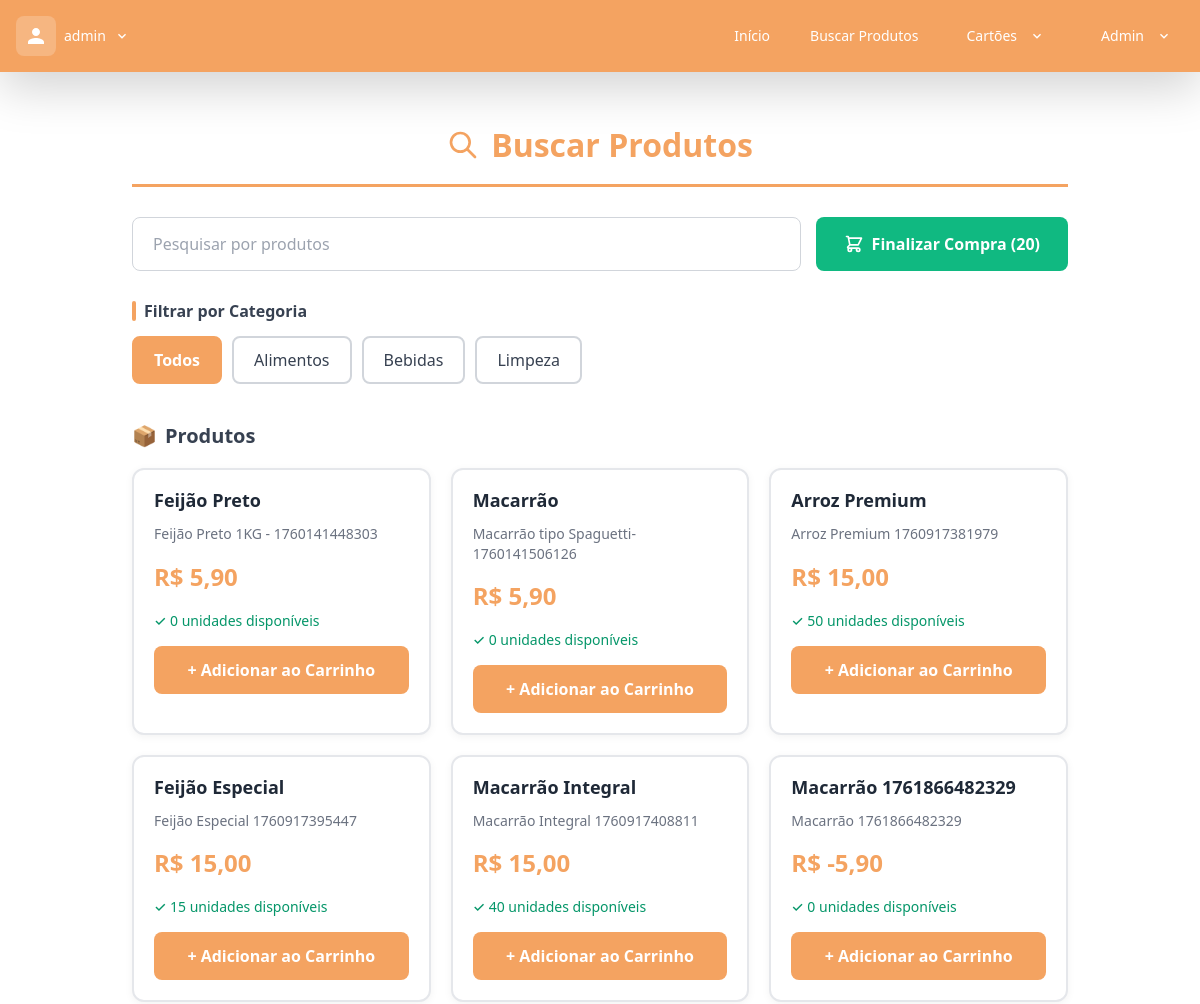
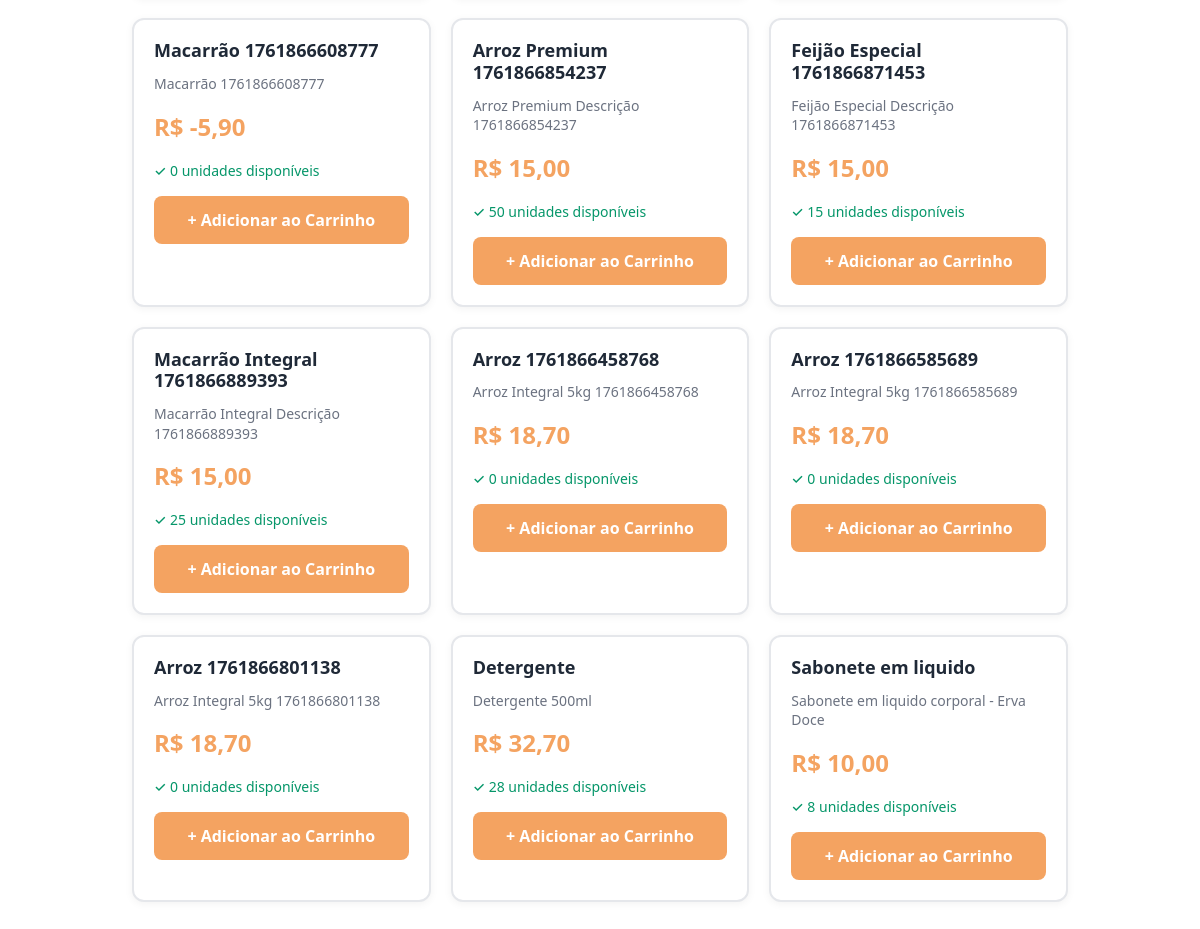
The page /busca/ (signed in) on the database its author committed (2 pictures, top to bottom).
### mercadocesar/models.py (models this page shows, shortened)
class Produto(models.Model):
	nome = models.CharField(max_length=30, unique=True)
	codigo = models.CharField(max_length=30, unique=True)
	descricao = models.CharField(max_length=200, default="", unique=True)
	categoria = models.CharField(max_length=50)
	preco_custo = models.DecimalField(
		max_digits=10,
		decimal_places=2,
		validators=[MinValueValidator(0)]
	)
	preco = models.DecimalField(
		max_digits=10,
		decimal_places=2,
		validators=[MinValueValidator(0)]
	)
	unidade_medida = models.CharField(max_length=20)
	class Meta:
		constraints = [
			CheckConstraint(check=~Q(codigo=""), name='codigo_nao_vazio'),
   			CheckConstraint(check=~Q(descricao=""), name='descricao_nao_vazia'),
			CheckConstraint(check=~Q(categoria=""), name='categoria_nao_vazia'),
			CheckConstraint(check=~Q(unidade_medida=""), name='unidade_medida_nao_vazia'),
		]
	def estoque_total(self):
		from django.db.models import Sum
		total = self.estoque_set.aggregate(Sum('quantidade'))['quantidade__sum']
		return total if total is not None else 0

### mercadocesar/views.py (the view, shortened to what this page needs)
# urls.py: path('busca/', buscar_itens, name= 'busca'),
@login_required
def buscar_itens(request):
    todos_produtos = Produto.objects.all().order_by('categoria', 'id')
    produtos_destaque = []
    categoria_vistas = set()
    for produto in todos_produtos:
        if produto.categoria not in categoria_vistas:
            produtos_destaque.append(produto)
            categoria_vistas.add(produto.categoria)
    carrinho = obter_carrinho_ativo(request.user)
    total_itens = sum(item.quantidade for item in carrinho.itens.all()) if carrinho else 0
    contexto = {
        'todos_produtos': todos_produtos,
        'produtos_destaque': produtos_destaque,
        'carrinho': carrinho,
        'total_itens': total_itens
    }
    return render(request, 'buscar_itens.html', contexto)

### mercadocesar/views.py (called while the page is built)
def obter_carrinho_ativo(usuario):
    return Carrinho.objects.filter(usuario=usuario, ativo=True).first()

### mercadocesar/templates/buscar_itens.html (shortened to what this page needs)
{% extends "base.html" %}
{% load static %}
{% block content %}
    <div style="max-width: 1200px; margin: 0 auto; padding: 30px 20px;">
        <h2 style="display: flex; align-items: center; justify-content: center; gap: 12px; color: #f4a361; font-size: 2rem; font-weight: 600; margin-bottom: 30px; padding-bottom: 20px; border-bottom: 3px solid #f4a361;">
            <svg xmlns="http://www.w3.org/2000/svg" style="width: 32px; height: 32px;" fill="none" viewBox="0 0 24 24" stroke="currentColor">
                <path stroke-linecap="round" stroke-linejoin="round" stroke-width="2" d="M21 21l-6-6m2-5a7 7 0 11-14 0 7 7 0 0114 0z" />
            </svg>
            Buscar Produtos
        </h2>
        <div style="display: flex; gap: 15px; margin-bottom: 30px; align-items: stretch; flex-wrap: wrap;">
            <div class="search-bar" style="flex: 1; min-width: 300px; display: flex;">
                <input type="text" id="barraPesquisa" placeholder="Pesquisar por produtos" style="width: 100%; padding: 14px 20px; border: 2px solid #d1d5db; border-radius: 8px; font-size: 1rem; box-sizing: border-box;">
            </div>
            <a href="{% url 'checkout' %}" style="display: inline-flex; align-items: center; justify-content: center; gap: 8px; padding: 14px 28px; background-color: #10b981; color: white; text-decoration: none; border-radius: 8px; font-size: 1rem; font-weight: 600; transition: background-color 0.2s; white-space: nowrap; box-sizing: border-box;"
               onmouseover="this.style.backgroundColor='#059669'"
               onmouseout="this.style.backgroundColor='#10b981'">
                Finalizar Compra {% if total_itens > 0 %}({{ total_itens }}){% endif %}
            </a>
        </div>
        <div style="margin-bottom: 40px;">
            <h3 style="color: #374151; font-size: 1rem; font-weight: 600; margin-bottom: 15px; display: flex; align-items: center; gap: 8px;">
                <div style="width: 4px; height: 20px; background-color: #f4a361; border-radius: 2px;"></div>
                Filtrar por Categoria
            </h3>
            <div class="categories" style="display: flex; gap: 10px; flex-wrap: wrap;">
                <button class="category-button active" data-filter="all" style="padding: 10px 20px; border: 2px solid #f4a361; background-color: #f4a361; color: white; border-radius: 8px; font-weight: 600; cursor: pointer; transition: all 0.2s;">Todos</button>
                <button class="category-button" data-filter="Alimentos" style="padding: 10px 20px; border: 2px solid #d1d5db; background-color: white; color: #374151; border-radius: 8px; font-weight: 500; cursor: pointer; transition: all 0.2s;">Alimentos</button>
                <button class="category-button" data-filter="bebidas" style="padding: 10px 20px; border: 2px solid #d1d5db; background-color: white; color: #374151; border-radius: 8px; font-weight: 500; cursor: pointer; transition: all 0.2s;">Bebidas</button>
                <button class="category-button" data-filter="Limpeza" style="padding: 10px 20px; border: 2px solid #d1d5db; background-color: white; color: #374151; border-radius: 8px; font-weight: 500; cursor: pointer; transition: all 0.2s;">Limpeza</button>
            </div>
        </div>
        <h3 id="todosProdutosTitulo" style="color: #374151; font-size: 1.25rem; font-weight: 600; margin-bottom: 20px; display: flex; align-items: center; gap: 8px;">
            <span style="color: #6b7280;">📦</span>
            Produtos
        </h3>
        <div id="allProductsGridContainer" style="display: block;">
            <div class="all-products-grid product-grid" style="display: grid; grid-template-columns: repeat(auto-fill, minmax(280px, 1fr)); gap: 20px;">
                {% for produto in todos_produtos %}
                    <div class="product-card" data-categoria="{{ produto.categoria }}" style="background: white; border: 2px solid #e5e7eb; border-radius: 12px; padding: 20px; transition: all 0.3s; box-shadow: 0 2px 8px rgba(0,0,0,0.05);"
                         onmouseover="this.style.borderColor='#f4a361'; this.style.boxShadow='0 4px 12px rgba(244, 163, 97, 0.2)'"
                         onmouseout="this.style.borderColor='#e5e7eb'; this.style.boxShadow='0 2px 8px rgba(0,0,0,0.05)'">
                        <h3 class="nomeProduto" style="color: #1f2937; font-size: 1.125rem; font-weight: 600; margin-bottom: 12px;">{{ produto.nome|default:'Nome Ausente' }}</h3>
                        <p style="color: #6b7280; font-size: 0.875rem; margin-bottom: 10px; line-height: 1.4;">{{ produto.descricao }}</p>
                        <p style="color: #f4a361; font-size: 1.5rem; font-weight: 700; margin: 15px 0;">R$ {{ produto.preco|default:'???' }}</p>
                        <p class="estoque" style="color: #059669; font-size: 0.875rem; font-weight: 500; margin-bottom: 15px;">✓ {{ produto.estoque_total }} unidades disponíveis</p>
                        <form method="post" action="{% url 'busca' %}">
                            <button type="submit" style="width: 100%; padding: 12px; background-color: #f4a361; color: white; border: none; border-radius: 8px; font-weight: 600; cursor: pointer; transition: background-color 0.2s;"
                                    onmouseover="this.style.backgroundColor='#e28e46'"
                                    onmouseout="this.style.backgroundColor='#f4a361'">+ Adicionar ao Carrinho</button>
                        </form>
                    </div>
                {% endfor %}
            </div>
        </div>
    </div>
{% endblock content %}

### mercadocesar/templates/base.html (shortened to what this page needs)
{% load static %}
<!DOCTYPE html>
<html lang="pt-br">
<head>
    <script src="https://cdn.tailwindcss.com"></script>
    <link href="https://cdn.jsdelivr.net/npm/daisyui@4.4.19/dist/full.min.css" rel="stylesheet" type="text/css" />
    <link href="https://cdn.jsdelivr.net/npm/bootstrap@5.3.2/dist/css/bootstrap.min.css" rel="stylesheet">
    <link rel="stylesheet" href="{% static 'css/global_styles.css' %}">
    <link rel="stylesheet" href="{% static 'css/cartao.css' %}">
</head>
<body>
    {% block header %}
    <div class="navbar bg-[#f4a361] text-white shadow-lg fixed top-0 z-50">
        <div class="navbar-start">
            {% if user.is_authenticated %}
                <div class="dropdown dropdown-hover">
                    <label tabindex="0" class="flex items-center gap-2 hover:bg-[#e28e46] cursor-pointer px-3 py-2 rounded-lg transition-colors">
                        <div class="bg-white/20 p-2 rounded-lg flex items-center justify-center">
                            <svg xmlns="http://www.w3.org/2000/svg" class="h-6 w-6 text-white" fill="currentColor" viewBox="0 0 24 24">
                                <path d="M12 12c2.21 0 4-1.79 4-4s-1.79-4-4-4-4 1.79-4 4 1.79 4 4 4zm0 2c-2.67 0-8 1.34-8 4v2h16v-2c0-2.66-5.33-4-8-4z"/>
                            </svg>
                        </div>
                        <span class="hidden lg:inline-flex text-white text-sm font-medium max-w-[120px] truncate">{{ user.username }}</span>
                        <svg class="fill-current w-4 h-4 text-white flex-shrink-0" xmlns="http://www.w3.org/2000/svg" viewBox="0 0 24 24">
                            <path d="M7.41,8.58L12,13.17L16.59,8.58L18,10L12,16L6,10L7.41,8.58Z"/>
                        </svg>
                    </label>
                </div>
            {% else %}
                <a href="{% url 'home' %}" class="btn btn-ghost normal-case text-xl hover:bg-[#e28e46]">
                    <img src="{% static 'img/Mercado.png' %}" alt="Logo Mercado Cesar" class="h-10">
                </a>
            {% endif %}
        </div>
        <div class="navbar-center hidden lg:flex">
            <ul class="menu menu-horizontal px-1 gap-2">
                <li><a href="{% url 'home' %}" class="text-white hover:bg-[#e28e46] rounded-lg">Início</a></li>
                {% if user.is_authenticated %}
                    <li><a href="{% url 'busca' %}" class="text-white hover:bg-[#e28e46] rounded-lg">Buscar Produtos</a></li>
                    <li class="dropdown dropdown-hover dropdown-end">
                        <label tabindex="0" class="text-white hover:bg-[#e28e46] cursor-pointer px-4 py-2 rounded-lg">
                            Cartões
                            <svg class="fill-current inline-block w-4 h-4 ml-1" xmlns="http://www.w3.org/2000/svg" viewBox="0 0 24 24"><path d="M7.41,8.58L12,13.17L16.59,8.58L18,10L12,16L6,10L7.41,8.58Z"/></svg>
                        </label>
                    </li>
                    {% if user.is_superuser %}
                        <li class="dropdown dropdown-hover dropdown-end">
                            <label tabindex="0" class="text-white hover:bg-[#e28e46] cursor-pointer px-4 py-2 rounded-lg">
                                Admin
                                <svg class="fill-current inline-block w-4 h-4 ml-1" xmlns="http://www.w3.org/2000/svg" viewBox="0 0 24 24"><path d="M7.41,8.58L12,13.17L16.59,8.58L18,10L12,16L6,10L7.41,8.58Z"/></svg>
                            </label>
                        </li>
                    {% endif %}
                {% else %}
                    <li><a href="{% url 'busca' %}" class="text-white hover:bg-[#e28e46] rounded-lg">Produtos</a></li>
                {% endif %}
            </ul>
        </div>
    </div>
    <div class="h-16"></div>
    {% endblock %}
    <div class="min-h-screen bg-white">
        <div class="container mx-auto px-4 py-8">
            {% block content %}
            {% endblock %}
        </div>
    </div>
</body>
</html>

### mercadocesar/static/css/global_styles.css (style rules this page uses)
input[type="text"], input[type="email"], input[type="password"], input[type="number"], input[type="tel"], input[type="date"], input[type="search"], textarea, select { background-color: white !important; color: #1f2937 !important; border: 1px solid #d1d5db !important; }
input::placeholder, textarea::placeholder { color: #9ca3af !important; opacity: 1 !important; }
label { color: #374151 !important; font-weight: 500 !important; }
h1, h2 { color: #f4a361 !important; font-weight: 600 !important; }

### mercadocesar/templates/buscar_itens.html (style rules this page uses)
.category-button.active { background-color: #f4a361 !important; color: white !important; border-color: #f4a361 !important; }

### rows shown on the page
Produto: nome "Feijão Preto", descricao "Feijão Preto 1KG - 1760141448303", preco "5,90", estoque_total "0"
Produto: nome "Macarrão", descricao "Macarrão tipo Spaguetti- 1760141506126", preco "5,90", estoque_total "0"
Produto: nome "Arroz Premium", descricao "Arroz Premium 1760917381979", preco "15,00", estoque_total "50"
Produto: nome "Feijão Especial", descricao "Feijão Especial 1760917395447", preco "15,00", estoque_total "15"
Produto: nome "Macarrão Integral", descricao "Macarrão Integral 1760917408811", preco "15,00", estoque_total "40"
Produto: nome "Macarrão 1761866482329", descricao "Macarrão 1761866482329", preco "-5,90", estoque_total "0"
Produto: nome "Macarrão 1761866608777", descricao "Macarrão 1761866608777", preco "-5,90", estoque_total "0"
Produto: nome "Arroz Premium 1761866854237", descricao "Arroz Premium Descrição 1761866854237", preco "15,00", estoque_total "50"
Produto: nome "Feijão Especial 1761866871453", descricao "Feijão Especial Descrição 1761866871453", preco "15,00", estoque_total "15"
Produto: nome "Macarrão Integral 1761866889393", descricao "Macarrão Integral Descrição 1761866889393", preco "15,00", estoque_total "25"
Produto: nome "Arroz 1761866458768", descricao "Arroz Integral 5kg 1761866458768", preco "18,70", estoque_total "0"
Produto: nome "Arroz 1761866585689", descricao "Arroz Integral 5kg 1761866585689", preco "18,70", estoque_total "0"
Produto: nome "Arroz 1761866801138", descricao "Arroz Integral 5kg 1761866801138", preco "18,70", estoque_total "0"
Produto: nome "Detergente", descricao "Detergente 500ml", preco "32,70", estoque_total "28"
Produto: nome "Sabonete em liquido", descricao "Sabonete em liquido corporal - Erva Doce", preco "10,00", estoque_total "8"

### other values the page prints
{{ user.username }} "admin"
{{ total_itens }} "20"
